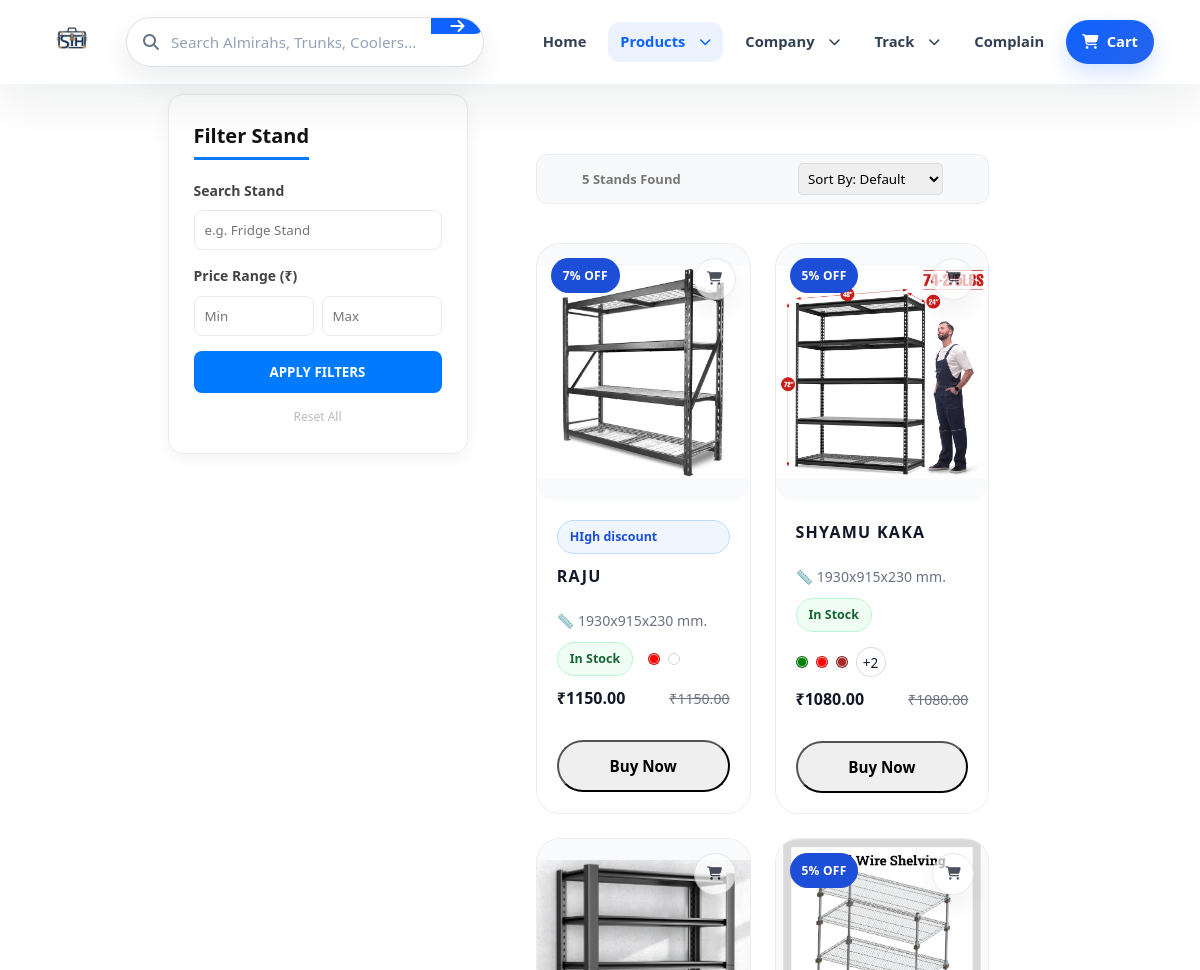
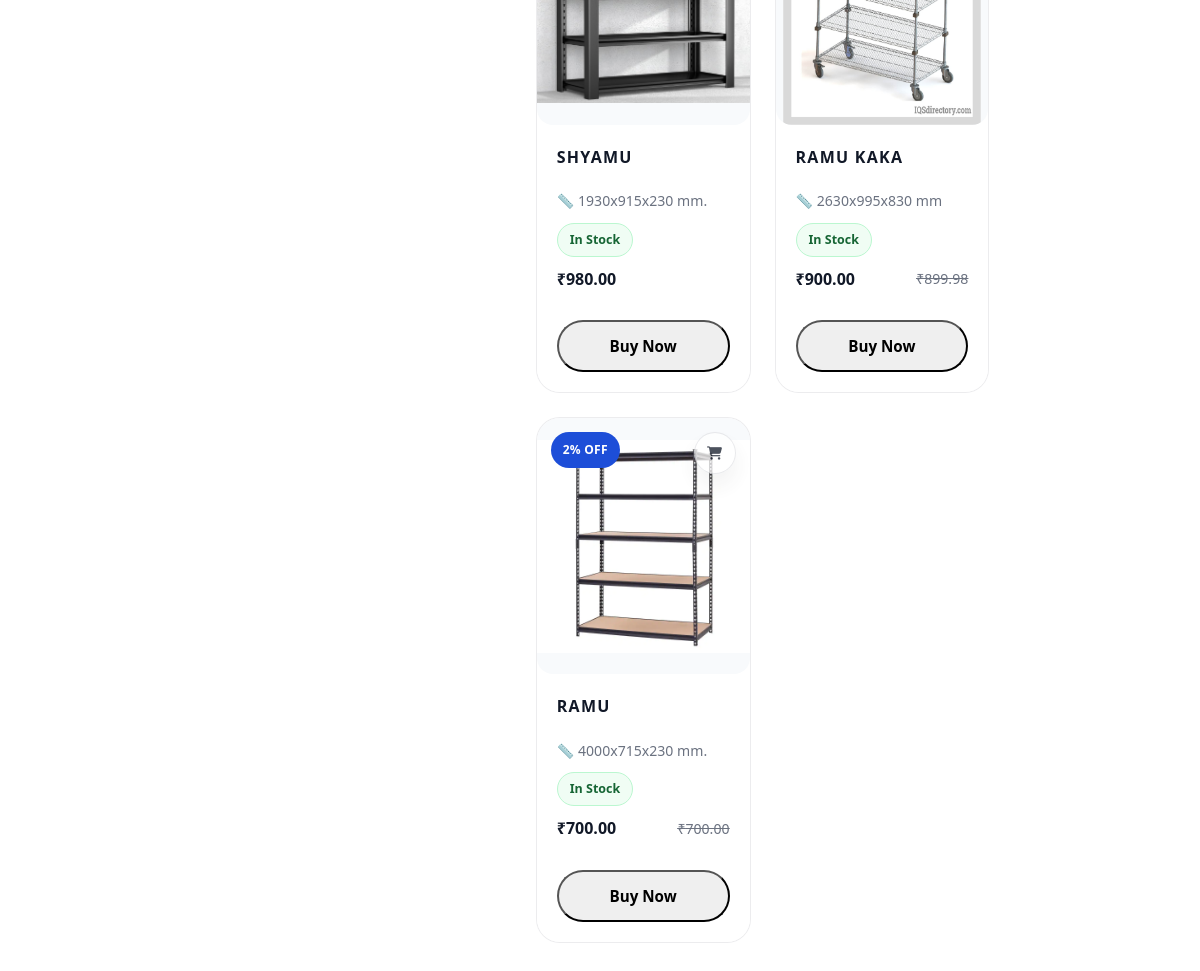
The app's page /stand/ with its own data (2 pictures, top to bottom).
### store/models.py (models this page shows, shortened)
class Product(models.Model):
    CATEGORY_CHOICES = [
        ('ALMIRAH', 'Almirah'),
        ('COOLER', 'Cooler'),
        ('TRUNK', 'Trunk'),
        ('STAND', 'Stand'),
    ]
    STOCK_STATUS_CHOICES = [
        ('In Stock', 'In Stock'),
        ('Out of Stock', 'Out of Stock'),
    ]
    BADGE_CHOICES = [
        ('New Arrival', 'New Arrival'),
        ('Best Seller', 'Best Seller'),
        ('Limited Edition', 'Limited Edition'),
        ('', 'None'),
    ]
    name = models.CharField(max_length=200)
    category = models.CharField(max_length=50, choices=CATEGORY_CHOICES)
    tagline = models.CharField(
        max_length=120,
        blank=True,
        help_text='Optional product tagline displayed on product cards.',
    )
    mrp = models.DecimalField(max_digits=10, decimal_places=2, default=0)
    price = models.DecimalField(max_digits=10, decimal_places=2)
    stock_quantity = models.PositiveIntegerField(default=0)
    discount_percent = models.PositiveIntegerField(
        default=0,
        help_text='Enter discount percentage, e.g. 10 for 10% off. Leave 0 for no discount.',
    )
    stock_status = models.CharField(
        max_length=20,
        choices=STOCK_STATUS_CHOICES,
        default='In Stock',
        help_text='Set the availability status for this product.',
    )
    badge = models.CharField(
        max_length=20,
        choices=BADGE_CHOICES,
        blank=True,
        default='',
        help_text='Promotional badge for the product.',
    )
    available_colors = models.CharField(
        max_length=200,
        blank=True,
        help_text='Comma-separated list of available colors. Example: Black, Silver, #F2C94C',
    )
    dimensions = models.CharField(
        max_length=80,
        blank=True,
        help_text='Product dimensions, e.g. 1630x915x530 mm.',
    )
    description = models.TextField(blank=True)
    meta_title = models.CharField(max_length=120, blank=True)
    meta_description = models.TextField(blank=True)
    image = models.ImageField(upload_to='products/', blank=True, null=True)
    featured_offer = models.BooleanField(default=False, help_text='Display this product in the Special Offer section on the homepage.')
    featured_popular = models.BooleanField(default=False, help_text='Display this product in the Popular Models section on the homepage.')
    featured_homepage_almirah = models.BooleanField(default=False, help_text='Show this Almirah in the Almirah homepage section.')
    featured_homepage_cooler = models.BooleanField(default=False, help_text='Show this Cooler in the Cooler homepage section.')
    featured_homepage_trunk = models.BooleanField(default=False, help_text='Show this Trunk in the Trunk homepage section.')
    featured_homepage_stand = models.BooleanField(default=False, help_text='Show this Stand in the Stand homepage section.')
    featured_homepage = models.BooleanField(default=False, help_text='Legacy homepage flag; use the category-specific homepage fields instead.')
    created_at = models.DateTimeField(auto_now_add=True)
    updated_at = models.DateTimeField(auto_now=True)
    class Meta:
        ordering = ['-created_at']
        verbose_name = 'Product'
        verbose_name_plural = 'Products'
    @property
    def is_in_stock(self):
        return self.stock_status == 'In Stock' and self.stock_quantity > 0
    @property
    def color_options(self):
        if not self.available_colors:
            return []
        return [color.strip() for color in self.available_colors.split(',') if color.strip()]

### store/views.py (the view)
# urls.py: path('stand/', views.stand, name='stand'),
def stand(request):
    items = Product.objects.filter(category='STAND')
    search_query = request.GET.get('search')
    if search_query:
        items = items.filter(name__icontains=search_query)
    min_price = request.GET.get('min_price')
    max_price = request.GET.get('max_price')
    if min_price:
        items = items.filter(price__gte=min_price)
    if max_price:
        items = items.filter(price__lte=max_price)
    sort = request.GET.get('sort')
    if sort == 'p_low':
        items = items.order_by('price')
    elif sort == 'p_high':
        items = items.order_by('-price')
    elif sort == 'newest':
        items = items.order_by('-id')
    return render(request, 'stand.html', {
        'items': items,
    })

### store/context_processors.py (called while the page is built)
def cart_context(request):
    cart = request.session.get('cart', [])
    cart_ids = [int(item) for item in cart if str(item).isdigit()]
    return {
        'cart_count': len(cart_ids),
        'cart_ids': cart_ids,
        'razorpay_key_id': getattr(settings, 'RAZORPAY_KEY_ID', ''),
        'razorpay_merchant_key': getattr(settings, 'RAZORPAY_KEY_ID', ''),
    }

### store/templates/stand.html (shortened to what this page needs)
{% load static %}
<!DOCTYPE html>
<html lang="en">
<head>
    <link rel="stylesheet" href="{% static 'style.css' %}">
    <link rel="stylesheet" href="https://cdnjs.cloudflare.com/ajax/libs/font-awesome/6.4.0/css/all.min.css" />
</head>
<body>
{% include 'navbar.html' %}
<div class="main-wrapper">
    <aside class="sidebar">
        <div class="filter-box">
            <h3>Filter Stand</h3>
            <form method="GET" action="{% url 'stand' %}">
                <label class="f-label">Search Stand</label>
                <input type="text" name="search" class="f-input" placeholder="e.g. Fridge Stand" value="{{ request.GET.search }}">
                <label class="f-label">Price Range (₹)</label>
                <div style="display: flex; gap: 8px;">
                    <input type="number" name="min_price" class="f-input" placeholder="Min" value="{{ request.GET.min_price }}">
                    <input type="number" name="max_price" class="f-input" placeholder="Max" value="{{ request.GET.max_price }}">
                </div>
                <button type="submit" class="btn-apply">APPLY FILTERS</button>
                <div style="text-align: center; margin-top: 10px;">
                    <a href="{% url 'stand' %}" style="text-decoration:none; color:#bbb; font-size:12px;">Reset All</a>
                </div>
            </form>
        </div>
    </aside>
    <main class="content-area">
        <div class="top-bar">
            <span style="font-weight: bold; color: #777;">{{ items|length }} Stands Found</span>
            <form method="GET">
                <select name="sort" class="sort-select" onchange="this.form.submit()" style="padding: 5px; border-radius: 5px; border:1px solid #ddd; outline: none;">
                    <option value="">Sort By: Default</option>
                </select>
            </form>
        </div>
        <div class="product-grid grid-cols-1 sm:grid-cols-2 lg:grid-cols-4 max-w-7xl mx-auto gap-6">
            {% for x in items %}
                {% include 'partials/_product_card.html' with product=x %}
            {% empty %}
            <div style="grid-column: 1/-1; text-align:center; padding:40px;">
                <p>No Stands match your search.</p>
            </div>
            {% endfor %}
        </div>
    </main>
</div>
</body>
</html>

### store/templates/partials/_product_card.html (shortened to what this page needs)
<div class="product-card" data-product-id="{{ product.id }}">
    <div class="card-media bg-gray-50 rounded-lg h-64">
        {% if product.discount_percent and product.discount_percent > 0 %}
            <span class="discount-badge">{{ product.discount_percent }}% OFF</span>
        {% elif product.badge and product.badge != 'None' %}
            <span class="badge badge-{{ product.badge|slugify }}">{{ product.badge }}</span>
        {% endif %}
        <div class="image-wrap h-64">
            {% if product.image %}
                <img class="product-image" src="{{ product.image.url }}" alt="{{ product.name }}">
            {% else %}
                <div class="image-placeholder">No image available</div>
            {% endif %}
            <div class="card-add-to-cart {% if product.id in cart_ids %}cart-item-added{% else %}cart-item-empty{% endif %}" data-product-id="{{ product.id }}" data-in-cart="{% if product.id in cart_ids %}true{% else %}false{% endif %}">
                <button type="button" class="cart-icon-btn {% if product.id in cart_ids %}cart-icon-active{% else %}cart-icon-inactive{% endif %}" aria-label="Toggle Cart Item">
                    <i class="fas fa-shopping-cart"></i>
                </button>
            </div>
        </div>
    </div>
    <div class="product-info bg-white">
        {% if tagline|default:product.tagline %}
            <span class="product-tag">{{ tagline|default:product.tagline }}</span>
        {% endif %}
        <h3 class="product-name">{{ product.name|upper }}</h3>
        <div class="product-specs">
            {% if product.dimensions %}
                <span class="product-dimensions">📏 {{ product.dimensions }}</span>
            {% endif %}
            {% if product.stock_status %}
                <div class="stock-row">
                    <span class="status-pill {% if product.is_in_stock %}in-stock{% else %}out-stock{% endif %}">{{ product.stock_status }}</span>
                    {% if product.color_options %}
                        <div class="swatch-list">
                            {% for color in product.color_options|slice:":3" %}
                                <span class="color-swatch" style="background-color: {{ color }};" title="{{ color }}"></span>
                            {% endfor %}
                            {% if product.color_options|length > 3 %}
                                <button type="button" class="swatch-expand-btn" aria-expanded="false">+{{ product.color_options|length|add:"-3" }}</button>
                            {% endif %}
                        </div>
                    {% endif %}
                </div>
            {% endif %}
        </div>
        <div class="price-row">
            <span class="price-text">₹{{ product.price }}</span>
            {% if product.discount_percent and product.discount_percent > 0 and product.mrp > 0 %}
                <span class="old-price"><del>₹{{ product.mrp }}</del></span>
            {% endif %}
        </div>
        <div class="product-actions">
            {% if product.is_in_stock %}
                <button
                    type="button"
                    class="btn buy-now-btn btn-primary"
                    data-product-id="{{ product.id }}"
                    data-product-name="{{ product.name }}"
                    data-product-price="{{ product.price }}"
                >
                    Buy Now
                </button>
            {% else %}
                <button type="button" class="btn btn-secondary" disabled>Out of Stock</button>
            {% endif %}
        </div>
    </div>
</div>

### records on screen
Product: discount_percent "7", image (picture), tagline "HIgh discount", name "RAJU", dimensions "1930x915x230 mm.", stock_status "In Stock", available_colors "red ,sliver" (drawn), price "1150.00", mrp "1150.00"
Product: discount_percent "5", image (picture), name "SHYAMU KAKA", dimensions "1930x915x230 mm.", stock_status "In Stock", color_options|length "2", price "1080.00", mrp "1080.00"
Product: image (picture), name "SHYAMU", dimensions "1930x915x230 mm.", stock_status "In Stock", price "980.00"
Product: discount_percent "5", image (picture), name "RAMU KAKA", dimensions "2630x995x830 mm", stock_status "In Stock", price "900.00", mrp "899.98"
Product: discount_percent "2", image (picture), name "RAMU", dimensions "4000x715x230 mm.", stock_status "In Stock", price "700.00", mrp "700.00"

### other values on screen
{{ items|length }} "5"
